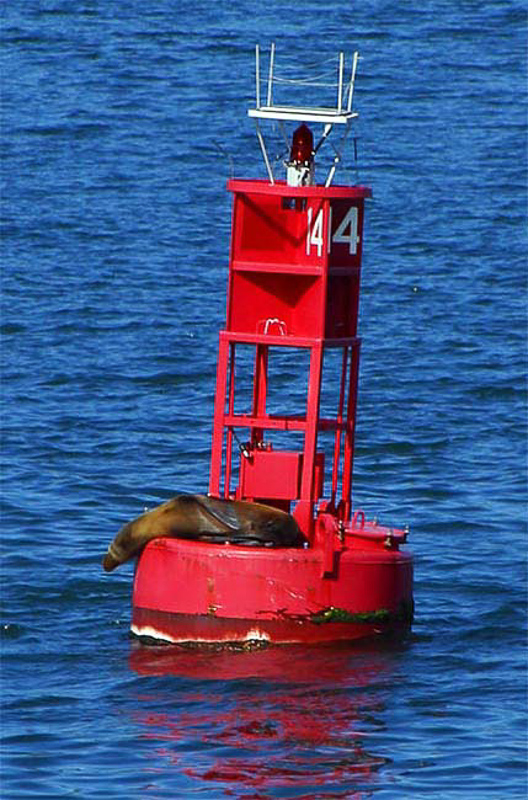
#> input picture atividade_open_cv/Atividade 2 - Boia/boia.jpg, 528 x 800 px
$ jupyter execute --allow-errors 'Atividade 2 OpenCV - Boia - SiDi.ipynb'
#> lines starting #> are read from the running program, lines starting #| are printed output that depends on the picture; after the words box and inside, x2 and y2 are one past the last pixel; in counts of white or black regions, pixels touching at a corner belong together
# Atividade 2 - OpenCV

**Vinicius Dantas**

[cell 1]
import numpy as np
import matplotlib.pyplot as plt
import cv2

[cell 2]
boia = cv2.imread("boia.jpg", 1)
#> boia is the input picture: shape (800, 528, 3); mean B, G, R 133.4, 82.9, 67.9

[cell 3]
cv2.imshow('Original', boia)

cv2.waitKey(0)
cv2.destroyAllWindows()

### Questão 1

Isole os canais vermelho e verde e salve as imagens com os nomes 1_red.jpg e 2_green.jpg, respectivamente.

[cell 4]
(canalAzul, canalVerde, canalVermelho) = cv2.split(boia)
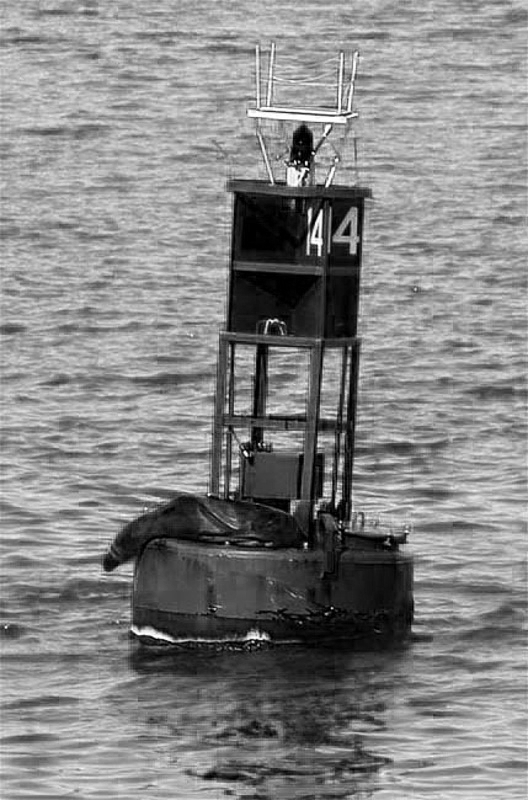
#> canalAzul: shape (800, 528); min 0, max 255, mean 133.4
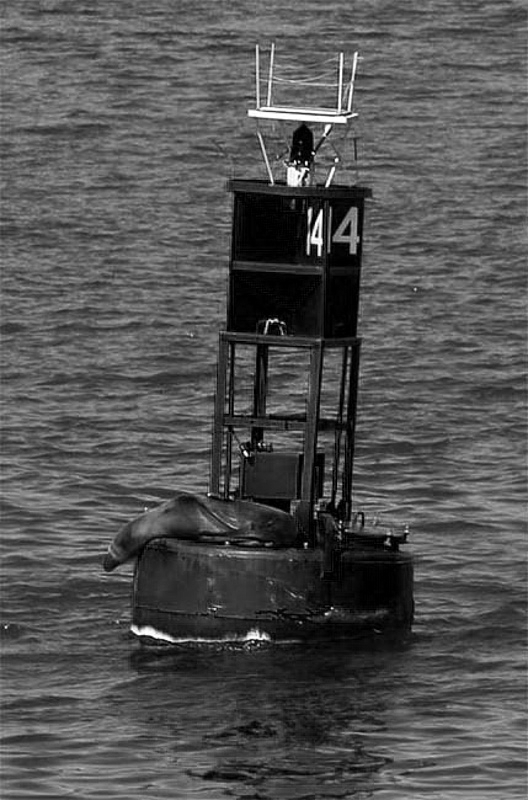
#> canalVerde: shape (800, 528); min 0, max 255, mean 82.9
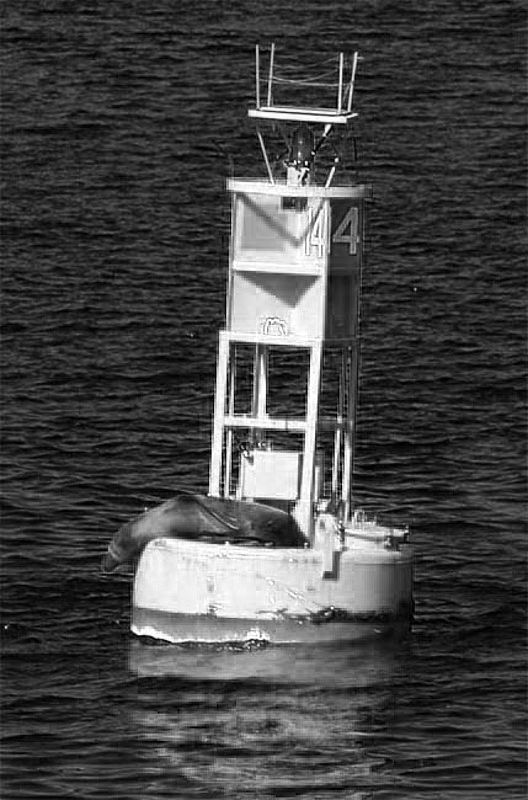
#> canalVermelho: shape (800, 528); min 0, max 255, mean 67.9

zeros = np.zeros(boia.shape[:2], dtype = "uint8")
red = cv2.merge([zeros, zeros,
canalVermelho])
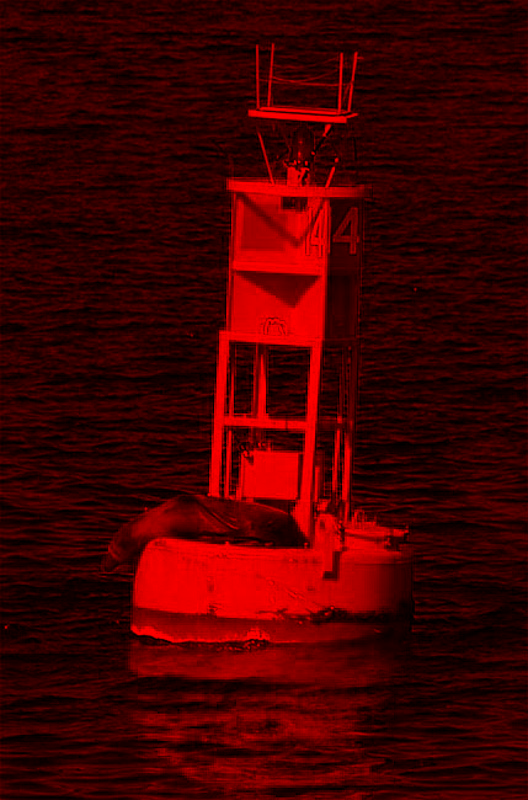
#> red: shape (800, 528, 3); mean of channels 0, 1, 2 0, 0, 67.9; drawn as B, G, R
green = cv2.merge([zeros, canalVerde, zeros])
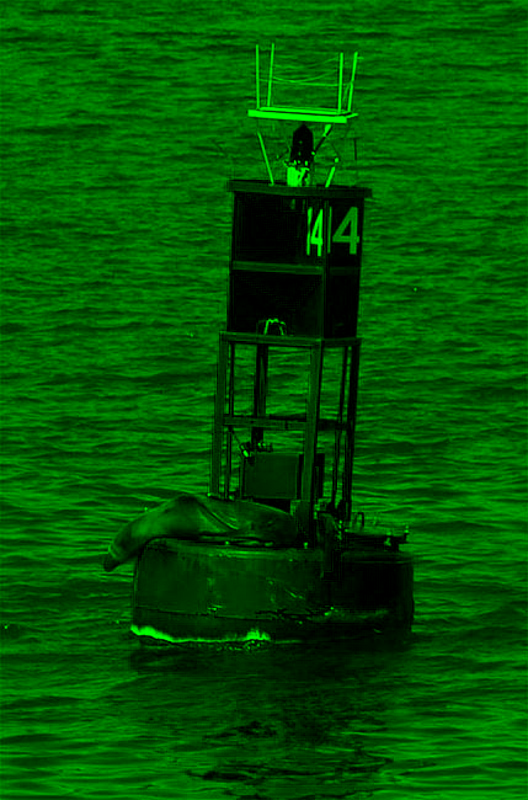
#> green: shape (800, 528, 3); mean of channels 0, 1, 2 0, 82.9, 0; drawn as B, G, R
cv2.imshow("Vermelho", red)
cv2.imshow("Verde", green)
cv2.imshow("Original", boia)

cv2.imwrite("1_red.jpg", red)
cv2.imwrite("2_green.jpg", green)

cv2.waitKey(0)
cv2.destroyAllWindows()

### Questão 2
Cria uma máscara binária correspondendo a área da boia, usando a técnica de thresholding. Lembrando: uma máscara binária é uma imagem de 1 canal. Dica: use como entrada do threshold uma imagem representada pela razão entre os canais. Lembrando que o objeto é vermelho, portanto a máscara a ser calculada deve ser a máscara do canal vermelho. Salve o resultado da máscara como 3_red_mask.jpg.

[cell 5]
bin_red = cv2.imread("1_red.jpg", 1)
cv2.imshow('Original', bin_red)

cv2.waitKey(0)
cv2.destroyAllWindows()

[cell 6]
(T, red_bin_mask) = cv2.threshold(bin_red, 100, 255, cv2.THRESH_BINARY)
cv2.imshow("Binarizada", red_bin_mask)
cv2.imshow("Original", bin_red)

cv2.imwrite("3_red_mask.jpg", red_bin_mask)
cv2.waitKey(0)
cv2.destroyAllWindows()

### Questão 3

Use uma operação morfológica para preencher os buracos da máscara. Para isso, crie um elemento estruturante e ache um bom tamanho para ele. Salve o resultado como 4_closed.jpg.

[cell 7]
red_mask = cv2.imread("3_red_mask.jpg", 1)
cv2.imshow('Original', red_mask)

cv2.waitKey(0)
cv2.destroyAllWindows()

[cell 8]
kernel = np.ones((5,5),np.uint8)
closing = cv2.morphologyEx(red_mask, cv2.MORPH_CLOSE, kernel)

[cell 9]
cv2.imshow("Morfologica", closing)
cv2.imshow("Original", red_mask)


cv2.imwrite("4_closed.jpg", closing)
cv2.waitKey(0)
cv2.destroyAllWindows()

### Questão 4

Encontre o contorno da boia usando a máscara. Lembrando: usando o método de encontrar contornos do OpenCV, o resultado será um array de contornos, devido a imperfeição da imagem. Você deve encontrar o contorno da boia. Após isso, desenhar o contorno da boia e salvar a imagem como 5_contour.jpg.

[cell 10]
closed = cv2.imread("4_closed.jpg", 1)
cv2.imshow('Original', closed)

cv2.waitKey(0)
cv2.destroyAllWindows()

[cell 11]
closed = cv2.GaussianBlur(closed, ( 9, 9), 3.5)
contornos = cv2.Canny(closed,150,200)
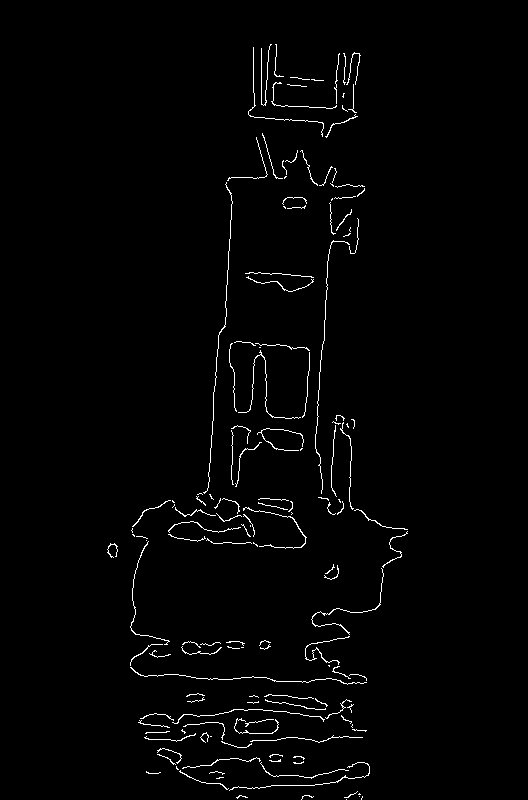
#> contornos: shape (800, 528); 1.6% white in thin lines or dots, all inside (x1, y1, x2, y2) = (107, 44, 408, 800)

[cell 12]
gray = cv2.cvtColor(closed, cv2.COLOR_BGR2GRAY)
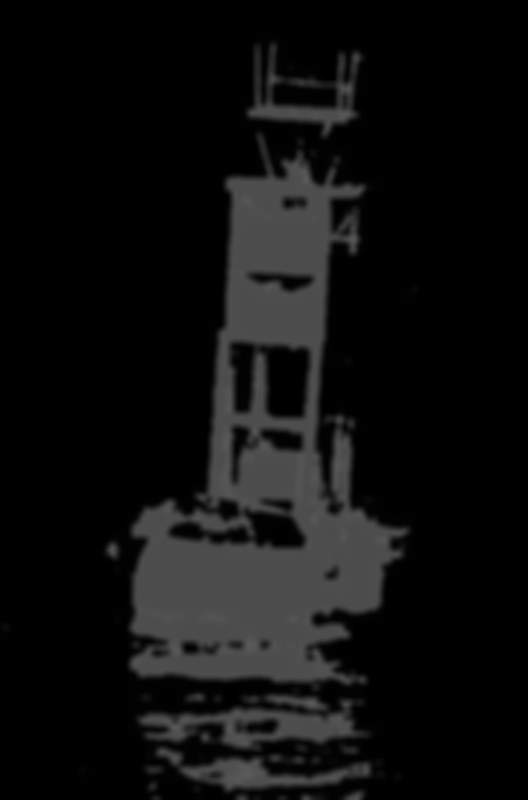
#> gray: shape (800, 528); min 0, max 91, mean 14.7
ret, thresh = cv2.threshold(gray, 170, 255, 0)
#> thresh: shape (800, 528); every value is 0
contours, hierarchy = cv2.findContours(thresh, cv2.RETR_TREE, cv2.CHAIN_APPROX_SIMPLE)
#> contours = []
dst = contornos.copy()
cv2.drawContours(dst, contours, 0, (0, 255, 0), 3)

[cell 13]
cv2.imshow("Contornos", closed)
cv2.imshow("Cinza", gray)
cv2.imshow("thresh", thresh)
cv2.imshow("dst", dst)
cv2.waitKey(0)
cv2.destroyAllWindows()
cv2.imwrite("5_countour.jpg", dst)
#> Out = True

### Questão 5

Encontre o bounding box da boia utilizando o contorno calculado previamente. Crie uma imagem representando a imagem restrita (crop) pela área do bounding box. Salve como 6_crop.jpg.

[cell 14]
# Generate variables
image = cv2.imread("5_countour.jpg", 1)
#> image: shape (800, 528, 3); min 0, max 255, mean 4.2

original = image.copy()

#image = cv2.GaussianBlur(image, ( 11, 11), 3.5)
gray = cv2.cvtColor(image, cv2.COLOR_BGR2GRAY)
ret, thresh = cv2.threshold(gray, 230, 255, 0)
x1,y1,w,h = cv2.boundingRect(thresh)
#> x1 = 107; y1 = 44; w = 301; h = 756
x2 = x1+w
#> x2 = 408
y2 = y1+h
#> y2 = 800

# Draw bounding rectangle
start = (x1, y1)
#> start = (107, 44)
end = (x2, y2)
#> end = (408, 800)
colour = (0, 0, 255)
thickness = 2
rectangle_img = cv2.rectangle(original, start, end, colour, thickness)
print("x1:", x1, "x2:", x2, "y1:", y1, "y2:", y2)
#| x1: 107 x2: 408 y1: 44 y2: 800
cv2.imshow('Bounding box', rectangle_img)
cv2.imshow('Thresh',thresh)
cv2.waitKey(0)
cv2.destroyAllWindows()

[cell 15]
image_boia = cv2.imread("boia.jpg", 1)
start = (103, 44)
end = (411, 800)
colour = (255, 255, 255)
thickness = 1
box_boia_img = cv2.rectangle(image_boia, start, end, colour)
cv2.imshow('Box Boia',box_boia_img)

img_crop = image_boia[y1:y2, x1:x2]
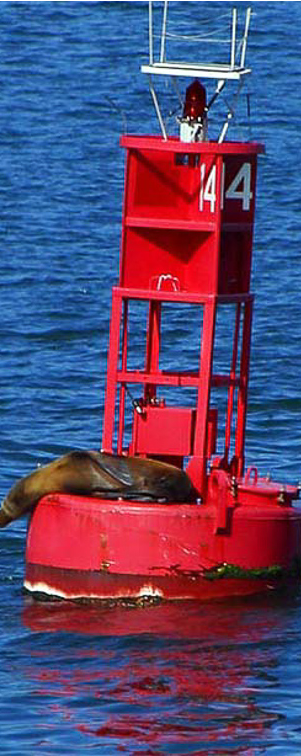
#> img_crop: shape (756, 301, 3); mean B, G, R 111.5, 71.6, 90.6

cv2.imshow('Box Boia Crop',img_crop)
cv2.waitKey(0)
cv2.destroyAllWindows()


cv2.imwrite("6_crop.jpg", img_crop)
#> Out = True

### Questão 6

Faça o mesmo passo anterior para a imagem da máscara e salve como 7_crop_red_mask.jpg.

[cell 16]
image_boia_red = cv2.imread("3_red_mask.jpg", 1)
start = (103, 44)
end = (411, 800)
colour = (255, 255, 255)
thickness = 0
box_boia_red_img = cv2.rectangle(image_boia_red, start, end, colour)
cv2.imshow('Box Boia',box_boia_red_img)

box_boia_red_img_crop = box_boia_red_img[y1:y2, x1:x2]
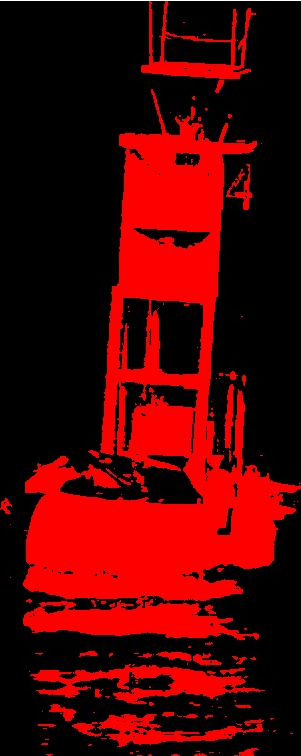
#> box_boia_red_img_crop: shape (756, 301, 3); mean B, G, R 1.9, 1.9, 79.4

cv2.imshow('Box Boia Crop Red',box_boia_red_img_crop)
cv2.waitKey(0)
cv2.destroyAllWindows()

cv2.imwrite("7_crop_red_mask.jpg", box_boia_red_img_crop)
#> Out = True

### Questão 7

Utilizando a imagem da máscara “croppada”, inverta-a (salve como 8_inv_mask.jpg). Crie uma imagem com background branco para a boia e converta a área da boia para preto, usando a máscara invertida. Dica: use conjunção bit a bit entre o background branco, setando a máscara invertida como parâmetro mask. Salve o resultado como 9_white_bg.jpg.

[cell 17]
image = cv2.imread("7_crop_red_mask.jpg", 1)
#> image: shape (756, 301, 3)
cv2.imshow('Box Boia Crop Red',image)

gray = cv2.cvtColor(image, cv2.COLOR_BGR2GRAY)
#> gray: shape (756, 301)
binary = cv2.threshold(gray,30,255,cv2.THRESH_BINARY)[1]
#> binary: shape (756, 301); 31.8% white; 132 white regions (98 under 20 px), largest, box (x1, y1, x2, y2) and area: (23, 89, 301, 640) 60275, (30, 664, 265, 704) 3842, (0, 0, 301, 93) 2759
invertida = cv2.bitwise_not(binary)
#cv2.imshow('Gray',gray)
cv2.imshow('Binary',binary)
cv2.imshow('Invertida',invertida)
cv2.imwrite("8_inv_mask.jpg", invertida)

cv2.waitKey(0)
cv2.destroyAllWindows()

[cell 18]
mask2 = np.ones((756, 308, 1)) * 255
#> (the rest of this cell did not finish here and is left out)

[cell 19]
mask2.shape

### Questão 8

Por fim, use a máscara calculada previamente para adicionar a boia no background branco. Salve como 10_final.jpg.

[cell 20]
mascara = cv2.imread("8_inv_mask.jpg", 1)
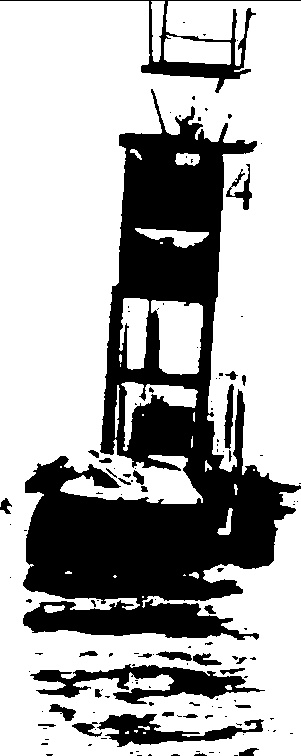
#> mascara: shape (756, 301, 3); min 0, max 255, mean 173.9
bg = cv2.imread("9_white_bg.jpg", 1)
img = cv2.imread("6_crop.jpg", 1)

cv2.imshow('Imagem',img)
cv2.imshow('Mascara',mascara)
cv2.imshow('BG ',bg)
cv2.waitKey(0)
cv2.destroyAllWindows()
